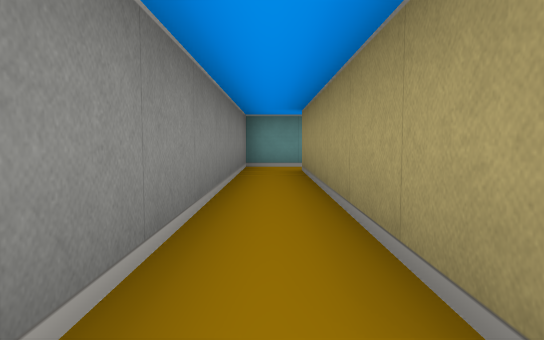
View 1 (above)

15 first-person views from a walk through a cub3D maze. The camera is about half as high as the walls, tilts 4° down and sees 70° across. The floor is counted in squares. Each view is taken from the middle of a square. On the plan, view 1 faces up. The plan holds only what a view shows up to about 9 squares ahead; the rest is blank.

View 2
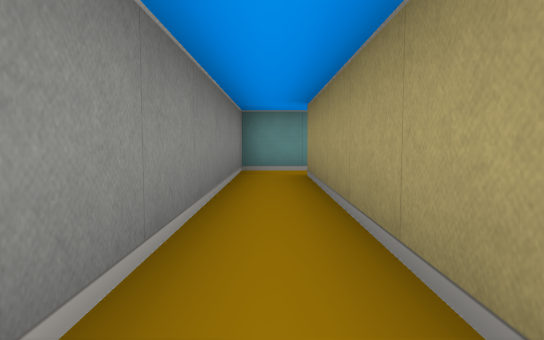

View 3
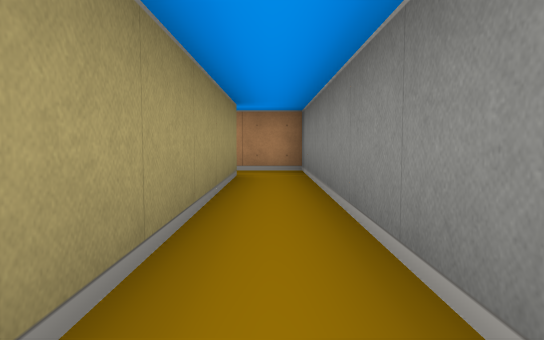

View 4
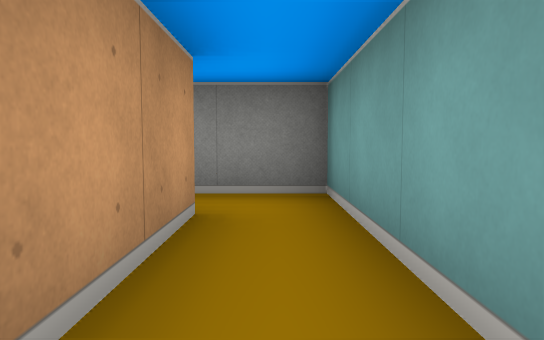

View 5
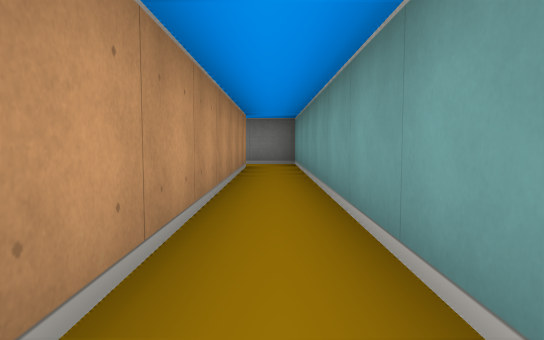

View 6
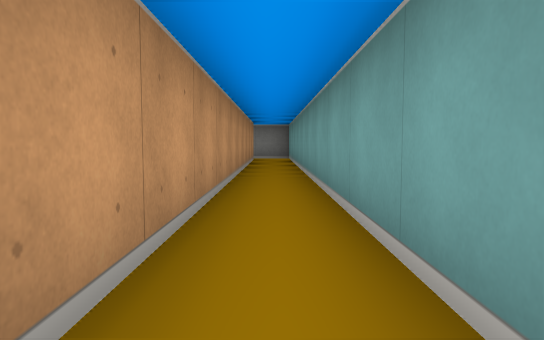

View 7
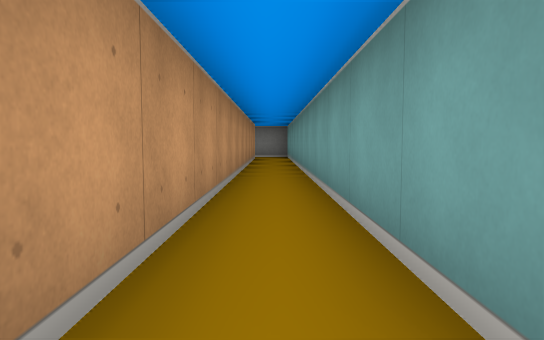

View 8
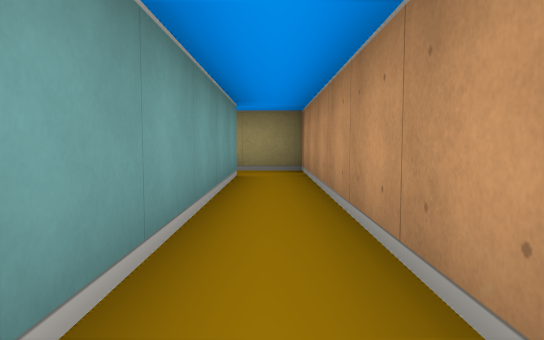

View 9
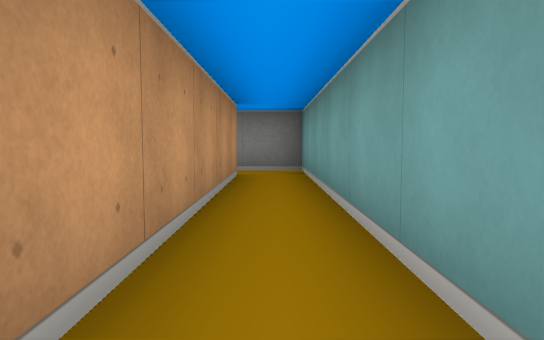

View 10
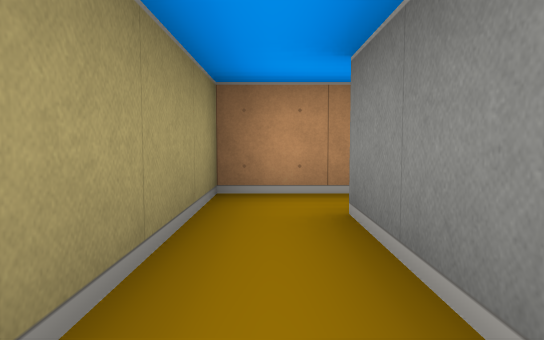

View 11
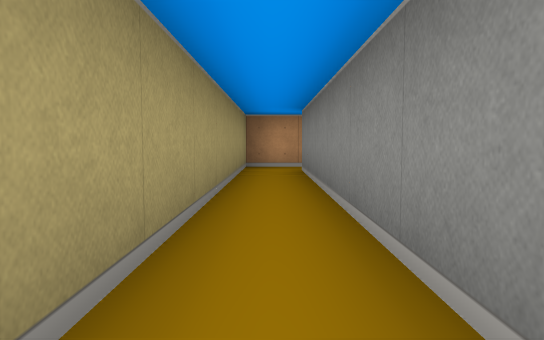

View 12
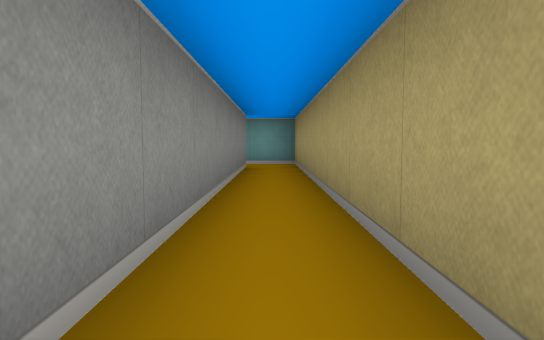

View 13
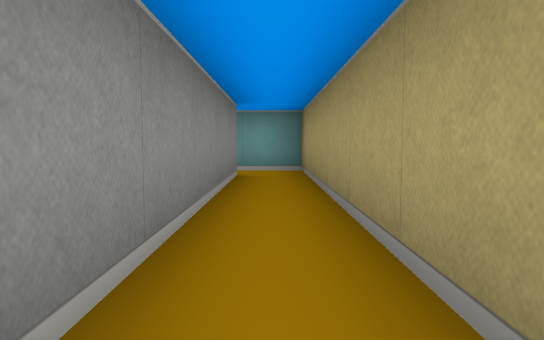

View 14
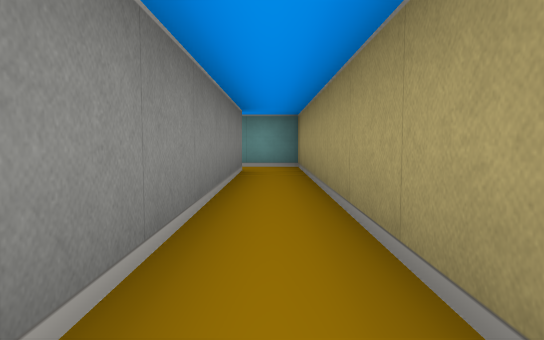

View 15
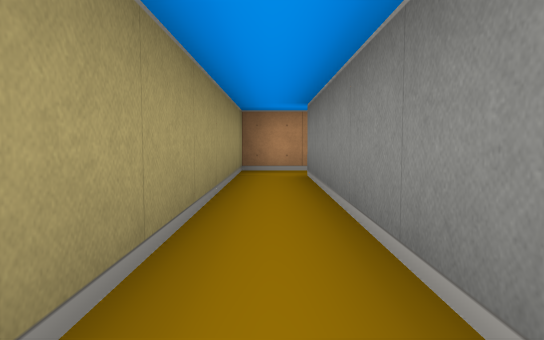

### Floor plan
Points are (right, up) in squares from view 1. A wall is a line through its corners. A room is listed if a view was taken in it or the views show most of it. See-through windows are left out.
Room 1 (views 1, 2, 3, 4, 5, 6, 8, 9)
walls: (0.5, 0.5) (0.5, 6.5) (11.5, 6.5); (11.5, 7.5) (-0.5, 7.5) (-0.5, -0.5) (0.6, -0.5)
ways out: opening at (12, 7) to room 2
Room 2 (views 7, 10, 11, 12, 13, 14, 15)
walls: (11.5, 18.5) (11.5, 7.5); (11.5, 6.5) (12.5, 6.5) (12.5, 19.5) (11.4, 19.5)
ways out: opening at (12, 7) to room 1

Where each view was taken, in squares from view 1:
view 1: 0 up, 0 right, facing up
view 2: 1 up, 0 right, facing up
view 3: 6 up, 0 right, facing down
view 4: 7 up, 3 right, facing left
view 5: 7 up, 8 right, facing left
view 6: 7 up, 11 right, facing left
view 7: 7 up, 12 right, facing left
view 8: 7 up, 6 right, facing right
view 9: 7 up, 6 right, facing left
view 10: 10 up, 12 right, facing down
view 11: 14 up, 12 right, facing down
view 12: 11 up, 12 right, facing up
view 13: 13 up, 12 right, facing up
view 14: 12 up, 12 right, facing up
view 15: 13 up, 12 right, facing down
